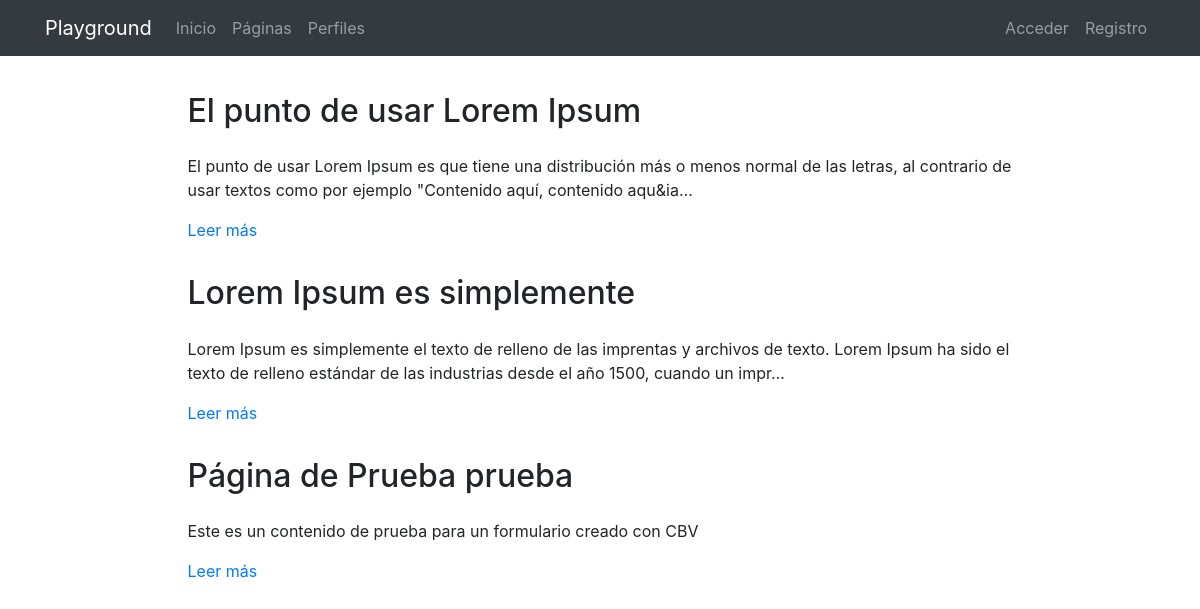
The page /pages/ on the database its author committed.
### pages/models.py (models this page shows, shortened)
class Page(models.Model):
    title = models.CharField(verbose_name="Título", max_length=200)
    content = RichTextField(verbose_name="Contenido")
    order = models.SmallIntegerField(verbose_name="Orden", default=0)
    created = models.DateTimeField(auto_now_add=True, verbose_name="Fecha de creación")
    updated = models.DateTimeField(auto_now=True, verbose_name="Fecha de edición")
    class Meta:
        verbose_name = "página"
        verbose_name_plural = "páginas"
        ordering = ['order', 'title']

### pages/views.py (the view)
# urls.py: path('', PageListView.as_view(), name='pages'),
class PageListView(ListView):
    model = Page

### pages/templates/pages/page_list.html (shortened to what this page needs)
{% extends 'core/base.html' %}
{% load static %}
{% block content %}
{% include 'pages/includes/pages_menu.html' %}
<main role="main">
  <div class="container mb-4">
    {% for page in page_list %}
      <div class="row mt-3">
        <div class="col-md-9 mx-auto">
          <h2 class="mb-4">{{page.title}}</h2>
          <div>
            <p>{{page.content|striptags|safe|truncatechars:"200"}}</p>
            <p><a href="{% url 'pages:page' page.id page.title|slugify %}">Leer más</a>
            </p>
          </div>
        </div>
      </div>
    {% endfor %}
  </div>
</main>
{% endblock %}

### core/static/core/css/main.css (style rules this page uses)
main { padding-top: 20px; }
:root { --jumbotron-padding-y: 3rem; }

### rows shown on the page
Page: title "El punto de usar Lorem Ipsum", content "El punto de usar Lorem Ipsum es que tiene una distribución más o menos normal de las letras, al contrario de usar textos como por ejemplo \"Contenido aquí, contenido aqu&ia…"
Page: title "Lorem Ipsum es simplemente", content "Lorem Ipsum es simplemente el texto de relleno de las imprentas y archivos de texto. Lorem Ipsum ha sido el texto de relleno estándar de las industrias desde el año 1500, cuando un impr…"
Page: title "Página de Prueba prueba", content "Este es un contenido de prueba para un formulario creado con CBV"
